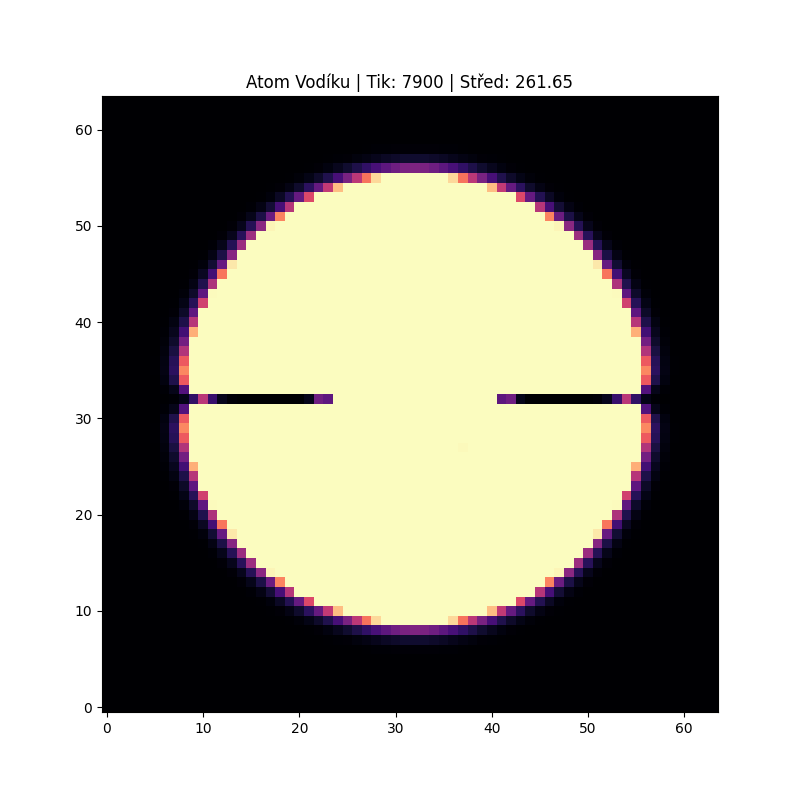

Python code for this plot:
import numpy as np
import pyopencl as cl
import pyopencl.array as cl_array
import matplotlib.pyplot as plt

# =====================================================================
# OMNI-ENGINE v5.4: PROJEKT VODÍK (ATOMOVÁ GENEZE)
# Simulace interakce stabilního Protonu a Elektronového mraku
# =====================================================================

kernel_code = r"""
#pragma OPENCL EXTENSION cl_khr_fp64 : enable

__kernel void tkv_hydrogen_step(
    __global const double *psi_r, __global const double *psi_i,
    __global double *psi_rn, __global double *psi_in,
    __global double *Ax, __global double *Ay, __global double *Az,
    __global double *h_mass,
    const double dt, const int N)
{
    int x = get_global_id(0); int y = get_global_id(1); int z = get_global_id(2);
    if (x >= N || y >= N || z >= N) return;
    int i = x * N * N + y * N + z;

    int id_xp = ((x + 1) % N) * N * N + y * N + z;
    int id_xm = ((x - 1 + N) % N) * N * N + y * N + z;
    int id_yp = x * N * N + ((y + 1) % N) * N + z;
    int id_ym = x * N * N + ((y - 1 + N) % N) * N + z;
    int id_zp = x * N * N + y * N + ((z + 1) % N);
    int id_zm = x * N * N + y * N + ((z - 1 + N) % N);

    const double LAMBDA_W = 0.0833333333; 
    const double ALPHA_G = 1.19998161486;
    const double TARGET_RATIO = 275.4258; // Proton Homeostasis

    double pr = psi_r[i]; double pi = psi_i[i];
    double ax = Ax[i]; double ay = Ay[i]; double az = Az[i];

    // 1. TOPOLOGICKÝ PROUD
    double Jx = pr * (psi_i[id_xp] - psi_i[id_xm]) - pi * (psi_r[id_xp] - psi_r[id_xm]);
    double Jy = pr * (psi_i[id_yp] - psi_i[id_ym]) - pi * (psi_r[id_yp] - psi_r[id_ym]);
    double Jz = pr * (psi_i[id_zp] - psi_i[id_zm]) - pi * (psi_r[id_zp] - psi_r[id_zm]);
    double J_mag = sqrt(Jx*Jx + Jy*Jy + Jz*Jz);

    // 2. GLUONOVÁ IZOLACE & HARMONIKA (Nasycení)
    double isolation = exp(-J_mag * 5.0);
    double current_m = sqrt(pr*pr + pi*pi);
    double saturation = 0.5 * (1.0 - tanh(5.0 * (current_m / TARGET_RATIO - 0.95)));

    // 3. KOVARIANTNÍ LAPLACIÁN
    double rxp = psi_r[id_xp]*cos(ax) - psi_i[id_xp]*sin(ax);
    double ixp = psi_r[id_xp]*sin(ax) + psi_i[id_xp]*cos(ax);
    double rxm = psi_r[id_xm]*cos(-ax) - psi_i[id_xm]*sin(-ax);
    double ixm = psi_r[id_xm]*sin(-ax) + psi_i[id_xm]*cos(-ax);
    double ryp = psi_r[id_yp]*cos(ay) - psi_i[id_yp]*sin(ay);
    double iyp = psi_r[id_yp]*sin(ay) + psi_i[id_yp]*cos(ay);
    double rym = psi_r[id_ym]*cos(-ay) - psi_i[id_ym]*sin(-ay);
    double iym = psi_r[id_ym]*sin(-ay) + psi_i[id_ym]*cos(-ay);
    double rzp = psi_r[id_zp]*cos(az) - psi_i[id_zp]*sin(az);
    double izp = psi_r[id_zp]*sin(az) + psi_i[id_zp]*cos(az);
    double rzm = psi_r[id_zm]*cos(-az) - psi_i[id_zm]*sin(-az);
    double izm = psi_r[id_zm]*sin(-az) + psi_i[id_zm]*cos(-az);

    double lap_r = -6.0*pr + rxp + rxm + ryp + rym + rzp + rzm;
    double lap_i = -6.0*pi + ixp + ixm + iyp + iym + izp + izm;

    // 4. INDUKCE POLE (Magnetická vazba)
    Ax[i] = ax + (Jx * LAMBDA_W * ALPHA_G) * dt;
    Ay[i] = ay + (Jy * LAMBDA_W * ALPHA_G) * dt;
    Az[i] = az + (Jz * LAMBDA_W * ALPHA_G) * dt;

    // 5. MASTER ROVNICE (Homeostáza protonu + Kondenzace elektronu)
    double awakening = 1.0 - exp(-J_mag * 30.0);
    double vacuum_intake = 0.2 * awakening * saturation;
    
    // Lokální sifon tlumí jen centra částic
    double local_friction = (current_m > (TARGET_RATIO * 0.7)) ? 0.1 : 0.0;

    double nr = pr + (0.05 * lap_r * isolation * dt) + (vacuum_intake * pr * dt) - (local_friction * pr * dt);
    double ni = pi + (0.05 * lap_i * isolation * dt) + (vacuum_intake * pi * dt) - (local_friction * pi * dt);

    double nm = sqrt(nr*nr + ni*ni);
    double u = (nm > (TARGET_RATIO * 1.5)) ? (TARGET_RATIO * 1.5 / nm) : 1.0;
    
    psi_rn[i] = nr * u; 
    psi_in[i] = ni * u;
    h_mass[i] = nm;
}
"""

class HydrogenSimulator:
    def __init__(self, size=64):
        self.N = size
        self.dt = 0.005
        platforms = cl.get_platforms()
        dev = platforms[0].get_devices()[0]
        self.ctx = cl.Context([dev])
        self.queue = cl.CommandQueue(self.ctx)
        self.prg = cl.Program(self.ctx, kernel_code).build()
        self.knl = cl.Kernel(self.prg, "tkv_hydrogen_step")
        print(f"[+] OMNI-ENGINE v5.4: Vodíkový generátor spuštěn na {dev.name}")

        self.d_pr = cl_array.to_device(self.queue, np.full((self.N**3), 0.1, dtype=np.float64))
        self.d_pi = cl_array.zeros(self.queue, self.N**3, dtype=np.float64)
        self.d_pr_n = cl_array.empty_like(self.d_pr)
        self.d_pi_n = cl_array.empty_like(self.d_pi)
        self.d_ax = cl_array.zeros(self.queue, self.N**3, dtype=np.float64)
        self.d_ay = cl_array.zeros(self.queue, self.N**3, dtype=np.float64)
        self.d_az = cl_array.zeros(self.queue, self.N**3, dtype=np.float64)
        self.d_hm = cl_array.zeros(self.queue, self.N**3, dtype=np.float64)

        plt.ion()
        self.fig, self.ax = plt.subplots(figsize=(8, 8))
        self.im = self.ax.imshow(np.zeros((self.N, self.N)), cmap='magma', origin='lower')
        self.ax.set_title("Projekt VODÍK: Protonové jádro a Elektronový mrak")

    def inject_atom(self):
        print("[*] Formuji atomové jádro (Proton) a periferní fázovou smyčku (Elektron)...")
        x, y, z = np.indices((self.N, self.N, self.N))
        dx, dy, dz = x - self.N//2, y - self.N//2, z - self.N//2
        r = np.sqrt(dx**2 + dy**2 + dz**2)
        
        # Proton (Trefoil uzel)
        p_env = 10.0 * np.exp(-(r**2) / 10.0)
        p_phase = (dx/self.N)*np.pi*120 + (dy/self.N)*np.pi*120 + (dz/self.N)*np.pi*120
        
        # Elektron (Slabý periferní uzel - pravděpodobnostní mrak)
        e_env = 1.0 * np.exp(-((r - 15.0)**2) / 25.0) # Prstenec ve vzdálenosti 15 voxelů
        e_phase = np.arctan2(dy, dx) * 2.0
        
        pr = p_env * np.cos(p_phase) + e_env * np.cos(e_phase)
        pi = p_env * np.sin(p_phase) + e_env * np.sin(e_phase)
        
        self.d_pr = cl_array.to_device(self.queue, pr.flatten().astype(np.float64))
        self.d_pi = cl_array.to_device(self.queue, pi.flatten().astype(np.float64))

    def run(self, ticks=8000):
        self.inject_atom()
        for t in range(ticks):
            self.knl(self.queue, (self.N, self.N, self.N), None, 
                     self.d_pr.data, self.d_pi.data, self.d_pr_n.data, self.d_pi_n.data, 
                     self.d_ax.data, self.d_ay.data, self.d_az.data, self.d_hm.data, 
                     np.float64(self.dt), np.int32(self.N))
            self.d_pr, self.d_pr_n = self.d_pr_n, self.d_pr
            self.d_pi, self.d_pi_n = self.d_pi_n, self.d_pi
            if t % 100 == 0:
                mass_3d = self.d_hm.get().reshape((self.N, self.N, self.N))
                self.im.set_data(mass_3d[self.N//2, :, :])
                self.im.set_clim(vmin=0, vmax=20) # Zvýraznění elektronového mraku
                self.ax.set_title(f"Atom Vodíku | Tik: {t} | Střed: {np.max(mass_3d):.2f}")
                plt.pause(0.01)

if __name__ == "__main__":
    sim = HydrogenSimulator(size=64)
    sim.run()
